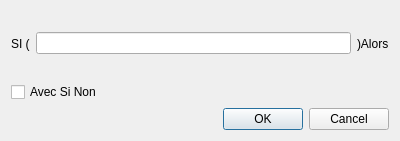
<?xml version="1.0" encoding="UTF-8"?>
<ui version="4.0">
 <class>StrSi_SInon</class>
 <widget class="QDialog" name="StrSi_SInon">
  <property name="geometry">
   <rect>
    <x>0</x>
    <y>0</y>
    <width>400</width>
    <height>141</height>
   </rect>
  </property>
  <property name="windowTitle">
   <string>Dialog</string>
  </property>
  <layout class="QGridLayout" name="gridLayout">
   <item row="2" column="0">
    <spacer name="horizontalSpacer_2">
     <property name="orientation">
      <enum>Qt::Horizontal</enum>
     </property>
     <property name="sizeHint" stdset="0">
      <size>
       <width>185</width>
       <height>20</height>
      </size>
     </property>
    </spacer>
   </item>
   <item row="2" column="1">
    <widget class="QDialogButtonBox" name="buttonBox">
     <property name="standardButtons">
      <set>QDialogButtonBox::Cancel|QDialogButtonBox::Ok</set>
     </property>
    </widget>
   </item>
   <item row="0" column="0" colspan="2">
    <layout class="QHBoxLayout" name="horizontalLayout">
     <item>
      <widget class="QLabel" name="label">
       <property name="text">
        <string>SI (</string>
       </property>
      </widget>
     </item>
     <item>
      <widget class="QLineEdit" name="condition"/>
     </item>
     <item>
      <widget class="QLabel" name="label_2">
       <property name="text">
        <string>)Alors</string>
       </property>
      </widget>
     </item>
    </layout>
   </item>
   <item row="1" column="0" colspan="2">
    <layout class="QHBoxLayout" name="horizontalLayout_2">
     <item>
      <widget class="QCheckBox" name="sinon">
       <property name="text">
        <string>Avec Si Non</string>
       </property>
      </widget>
     </item>
     <item>
      <spacer name="horizontalSpacer">
       <property name="orientation">
        <enum>Qt::Horizontal</enum>
       </property>
       <property name="sizeHint" stdset="0">
        <size>
         <width>40</width>
         <height>20</height>
        </size>
       </property>
      </spacer>
     </item>
    </layout>
   </item>
  </layout>
 </widget>
 <resources/>
 <connections/>
</ui>
